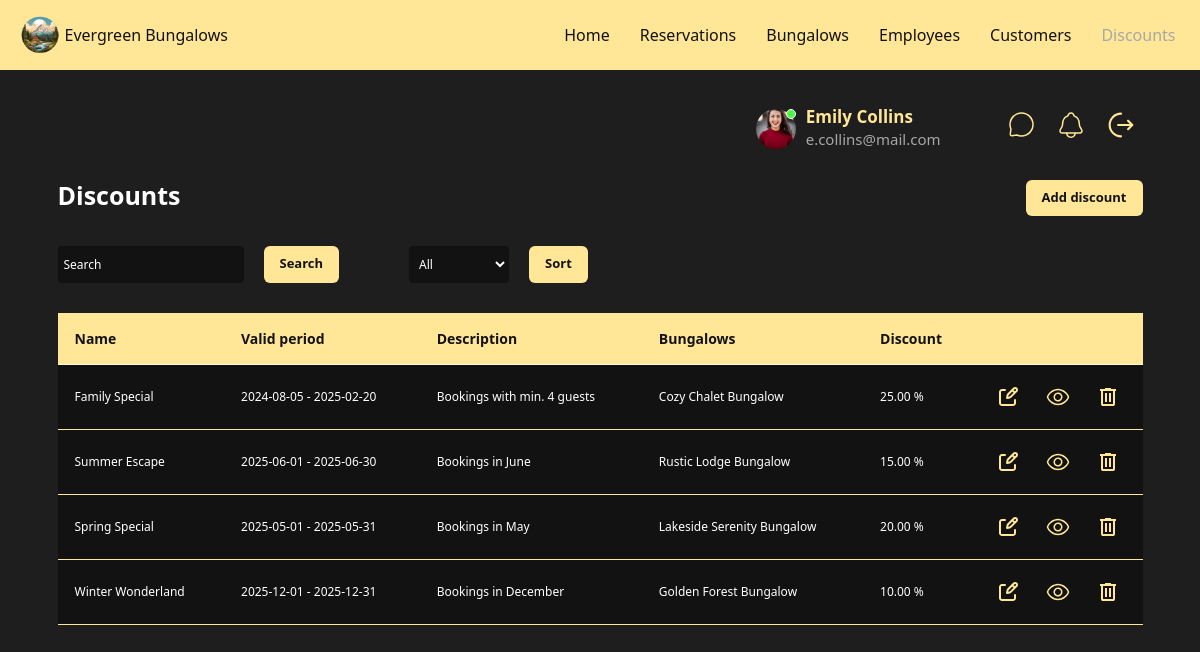
Page /Views/discounts/discounts.php (signed in) on the committed database.
### tables this page shows
CREATE TABLE `discount` (
  `id` int(11) NOT NULL,
  `idBungalow` int(11) NOT NULL,
  `name` varchar(255) NOT NULL,
  `discount` decimal(5,2) NOT NULL,
  `description` text DEFAULT NULL,
  `validFrom` datetime DEFAULT NULL,
  `validTo` datetime DEFAULT NULL
);

CREATE TABLE `bungalow` (
  `id` int(11) NOT NULL,
  `name` varchar(255) NOT NULL,
  `capacity` int(11) NOT NULL,
  `pricePerNight` decimal(10,2) NOT NULL,
  `bungalowPath` varchar(255) DEFAULT NULL
);

### php/discounts/discountFunctions.php (called while the page is built, shortened)
<?php
    require_once __DIR__ . "/../server.php";
    function getDiscountsForTable(): mysqli_result {
        global $server;
        $query = "
            select
                discount.*,
                bungalow.name as bungalowName
            from
                discount
            join
                bungalow
            on
                discount.idBungalow = bungalow.id
        ";
        $discounts = mysqli_query($server, $query)
            or exit("Unable to execute query");
        return $discounts;
    }
?>

### Views/discounts/discounts.php (the view, shortened to what this page needs)
<!DOCTYPE html>
<html lang="en">
	<head>
		<link rel="stylesheet" href="../../css/main.css" />
		<link
			href="https://cdn.jsdelivr.net/npm/bootstrap@5.3.3/dist/css/bootstrap.min.css"
			rel="stylesheet"
 />
	</head>
	<?php
		require_once "../../php/discounts/discountFunctions.php";
		if(isset($_POST['search'])){
			$searchQuery = $_POST['search'];
			$discounts = searchDiscounts($searchQuery);
		}
		else if(isset($_POST['sort']) && $_POST['sort'] !== 'all'){
			$sortQuery = $_POST['sort'];
			$discounts = sortDiscounts($sortQuery);
		} else if(isset($_POST['sort']) && $_POST['sort'] === 'all'){
			$discounts = getDiscountsForTable();
			$bungalows = getAllBungalows();
		}
		else{
			$discounts = getDiscountsForTable();
		}
		$sortQuery = $_POST['sort'] ?? "all";
	?>
	<body>
		<nav class="navbar navbar-expand-lg">
			<div class="wrapper d-flex justify-content-between container-fluid">
				<a class="navbar-brand d-flex align-items-center" href="../home/home.php">
					<img
						src="../../assets/images/logo.png"
						alt="Logo"
						width="40"
						height="40"
						class="d-inline-block align-text-top me-2" />
					Evergreen Bungalows
				</a>
				<div class="collapse navbar-collapse" id="navbarNavAltMarkup">
					<div class="navbar-nav">
						<a class="nav-link" href="../home/home.php">Home</a>
						<a class="nav-link" href="../reservations/reservations.php">Reservations</a>
						<a class="nav-link" href="../bungalows/bungalows.php">Bungalows</a>
						<a class="nav-link" href="../employees/employees.php">Employees</a>
						<a class="nav-link" href="../customers/customers.php">Customers</a>
						<a class="nav-link active" aria-current="page" href="#">Discounts</a>
					</div>
				</div>
			</div>
		</nav>
		<div class="wrapper">
			<div class="row">
				<div class="col-12">
					<main class="main">
						<?php
							require "../includes/header.php"
						?>
						<section class="section section__reservations mt-5">
							<div class="heading d-flex justify-content-between mb-5">
								<h1>Discounts</h1>
								<a href="addDiscount.php" class="button">Add discount</a>
							</div>
						</section>
						<section class="section section__customers-table mt-5">
							<div class="table-actions mb-5">
								<form method="post" class="table-actions__search">
									<input name="search" type="text" class="input-box" placeholder="Search" value="<?php echo $_POST['search'] ?? '' ?>" />
									<button class="button">Search</button>
								</form>
								<form method="post" class="table-actions__sort">
									<select name="sort" id="sort" class="input-box">
										<option value="all"<?php echo $sortQuery === 'all' ? 'selected' : '' ?>>All</option>
									</select>
									<button class="button">Sort</button>
								</form>
							</div>
							<table class="table reservations-table promo-table">
								<thead>
									<tr>
										<th scope="col">Name</th>
										<th scope="col">Valid period</th>
										<th scope="col">Description</th>
										<th scope="col">Bungalows</th>
										<th scope="col">Discount</th>
										<th scope="col"></th>
									</tr>
								</thead>
								<tbody>
									<?php
									foreach($discounts as $key=>$discount){
									?>
									<tr>
										<td>
											<div class="promo-table__name">
												<?php echo $discount["name"]; ?>
											</div>
										</td>
										<td>
											<div class="promo-table__valid-period">
												<?php
													$validFrom = date('Y-m-d', strtotime($discount["validFrom"]));
													$validTo = date('Y-m-d', strtotime($discount["validTo"]));
													echo $validFrom . " - " . $validTo;
												?>
											</div>
										</td>
										<td>
											<div class="promo-table__description">
												<?php echo $discount["description"]; ?>
											</div>
										</td>
										<td>
											<div class="promo-table__bungalows">
												<?php echo $discount["bungalowName"]; ?>
											</div>
										</td>
										<td>
											<div class="promo-table__discount">
												<?php echo $discount["discount"]; ?>
												%
											</div>
										</td>
										<td>
											<div class="reservations-table__actions">
												<form class="d-flex align-items-center justify-content-center" method="get">
														<a href="editDiscount.php?id=<?php echo $discount['id']; ?>">
															<img src="../../assets/icons/edit.svg" alt="" />
														</a>
												</form>
												<form class="d-flex align-items-center justify-content-center" method="get">
														<a href="discountItem.php?id=<?php echo $discount['id']; ?>">
															<img src="../../assets/icons/view.svg" alt="View icon" />
														</a>
												</form>
												<form class="d-flex align-items-center justify-content-center" action="../../php/discounts/deleteDiscount.php" method="post">
													<button class="svg-button" href="">
														<img src="../../assets/icons/delete.svg" alt="Delete icon" />
													</button>
												</form>
											</div>
										</td>
									</tr>
									<?php
									}
									?>
								</tbody>
							</table>
						</section>
					</main>
				</div>
			</div>
		</div>
	</body>
</html>

### css/main.css (style rules this page uses)
.heading { color: white; }
.heading h1, .heading h2 { font-weight: 600; text-transform: capitalize; font-size: 1.8rem; }
@media screen and (min-width: 768px) { .heading h1, .heading h2 { font-size: 2.5rem; } }
@media screen and (min-width: 768px) { .heading h1 { font-size: 2.5rem !important; } }
@media screen and (min-width: 768px) { .nav-link { gap: 1.2rem !important; padding: 0; margin: 0; font-size: 1.5rem; font-weight: 400; -webkit-box-pack: start; -ms-flex-pack: start; justify-content: start; } }
@media screen and (min-width: 768px) { .main { padding: 3.7rem 2.3rem; } }
@media (min-width: 992px) { .main { padding: 3.7rem 4rem; } }
@media (min-width: 1200px) { .main { padding: 3.7rem 5rem !important; } }
@media (min-width: 1200px) { .nav-link { font-size: 1.6rem; } }
.button { border-radius: 6px; padding: 0.7rem 1.5rem; font-size: 1.3rem; font-weight: 700; color: #121212; background: #ffe797; border: 1px solid transparent; -webkit-transition: opacity 0.3s ease-in-out; transition: opacity 0.3s ease-in-out; text-decoration: none; cursor: pointer; margin-right: 0 !important; }
.svg-button { background: none; border: none; }
.table th, .table td { color: #121212 !important; }
.reservations-table img { border-radius: 6px; -o-object-fit: cover; object-fit: cover; aspect-ratio: 1/1; }
.reservations-table__actions { display: -webkit-box; display: -ms-flexbox; display: flex; gap: 0.5rem; -webkit-box-pack: justify; -ms-flex-pack: justify; justify-content: space-between; }
.reservations-table__actions a, .reservations-table__actions .svg-button { border-radius: 6px; background: none; padding: 0.4rem; border: 1px solid transparent; -webkit-transition: all 0.3s ease-in-out; transition: all 0.3s ease-in-out; text-decoration: none; cursor: pointer !important; }
.table tbody td { cursor: initial !important; }
.table { border-radius: 6px !important; font-family: inherit; }
.table thead th { background-color: #ffe797 !important; font-size: 1.4rem; padding: 1.5rem 1.7rem; cursor: pointer; color: #121212 !important; font-weight: 600; border-bottom: 1px solid #fff8e0; }
.table tbody td { background-color: #121212; color: white !important; font-size: 1.2rem; padding: 1.5rem 1.7rem; }
.table tbody td:last-of-type { cursor: pointer !important; }
.table tbody tr { border-bottom: 1px solid #ffe797; cursor: unset !important; }
.table tbody th, .table tbody td { cursor: pointer; vertical-align: middle; }
.table-actions { display: -webkit-box; display: -ms-flexbox; display: flex; gap: 7rem; }
.table-actions__sort, .table-actions__search { display: -webkit-box; display: -ms-flexbox; display: flex; gap: 2rem; }
.input-box { border-radius: 4px; padding: 0.8rem 0.5rem; background-color: #121212; border: 1px solid transparent; color: white; -webkit-transition: all 0.3s ease-in-out; transition: all 0.3s ease-in-out; height: 100%; font-size: 1.2rem; }
.input-box::placeholder { color: white; }
*, *::after, *::before { margin: 0; padding: 0; -webkit-box-sizing: border-box; box-sizing: border-box; }
html { font-size: 62.5%; }
body { font-family: "Nunito", sans-serif; background-color: #1e1e1e !important; color: white; position: relative; }
.wrapper { width: 100%; max-width: 1200px; margin: 0 auto; }
.navbar { background: #ffe797; font-size: 1.6rem; padding: 1.2rem !important; }
.navbar .navbar-nav { gap: 2rem; }
.navbar .navbar-collapse { -webkit-box-pack: end; -ms-flex-pack: end; justify-content: end; }
.navbar a { color: #121212 !important; font-weight: 500; -webkit-transition: color 0.3s ease-in-out; transition: color 0.3s ease-in-out; }
.navbar a.active { color: #a7a7a7 !important; }
.navbar-brand { font-size: 1.6rem !important; }
.main { padding: 1.95rem; }
.row { margin: 0 !important; }
@media screen and (min-width: 992px) { .navbar-expand-lg { position: sticky !important; top: 0 !important; z-index: 100000; } }

### rows in the picture
discount: name "Family Special", validFrom "2024-08-05", validTo "2025-02-20", description "Bookings with min. 4 guests", idBungalow.name "Cozy Chalet Bungalow", discount "25.00"
discount: name "Summer Escape", validFrom "2025-06-01", validTo "2025-06-30", description "Bookings in June", idBungalow.name "Rustic Lodge Bungalow", discount "15.00"
discount: name "Spring Special", validFrom "2025-05-01", validTo "2025-05-31", description "Bookings in May", idBungalow.name "Lakeside Serenity Bungalow", discount "20.00"
discount: name "Winter Wonderland", validFrom "2025-12-01", validTo "2025-12-31", description "Bookings in December", idBungalow.name "Golden Forest Bungalow", discount "10.00"

### other values in the picture
$employee['employeeName'] "Emily"
$employee['employeeSurname'] "Collins"
$employee['employeeEmail'] "e.collins@mail.com"
